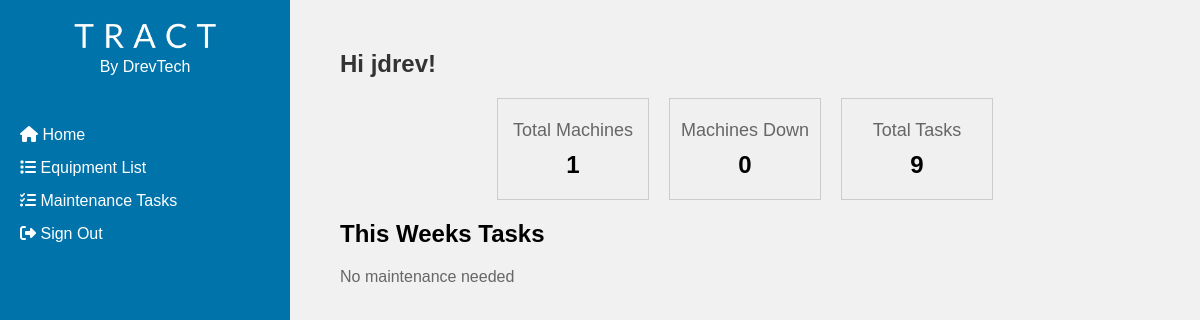
The app's page / (signed in), older data.
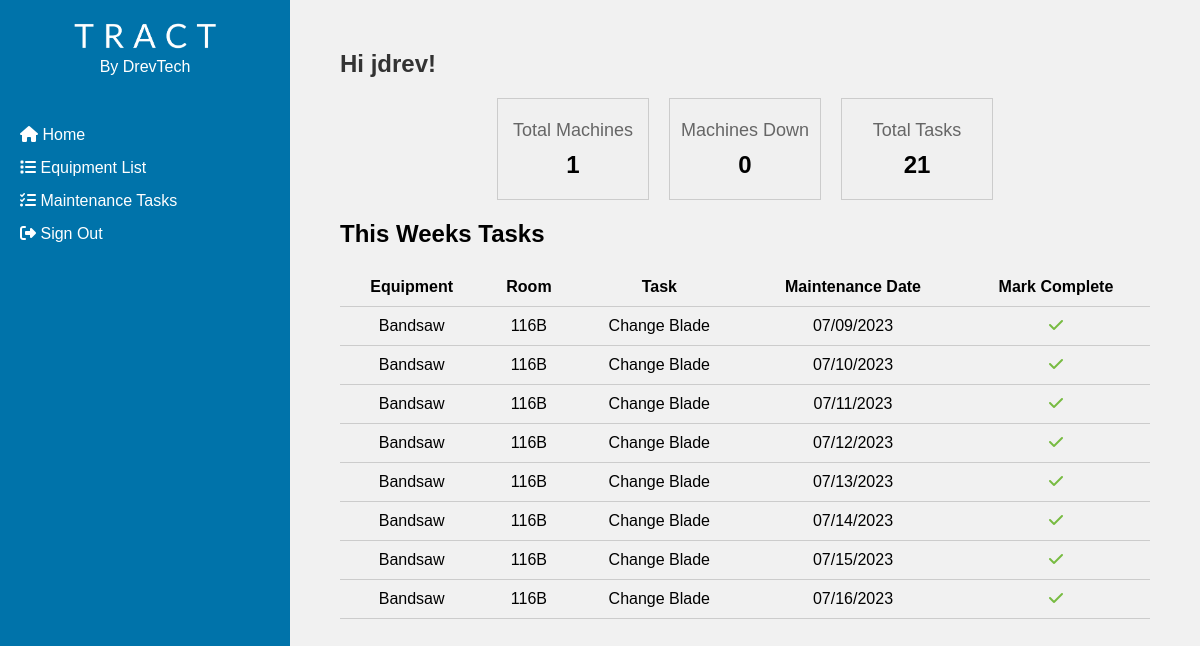
The same page, newer data.
### models.py (models this page shows, shortened)
class MaintenanceTask(Base):
    __tablename__ = 'maintenance_task'
    id = Column(Integer, primary_key=True)
    equipment_id = Column(Integer, ForeignKey('equipment.id'), nullable=False)
    description = Column(String(200), nullable=False)
    next_date = Column(DateTime, nullable=False)
    equipment = relationship('Equipment', backref=backref('maintenance_tasks', lazy=True))
    frequency = Column(String(20))
    occurrence = Column(Integer)

class Equipment(Base):
    __tablename__ = 'equipment'
    id = Column(Integer, primary_key=True)
    name = Column(String(80), nullable=False)
    room = Column(String(80), nullable=False)
    barcode = Column(String(120), unique=True, nullable=False)
    manual_id = Column(Integer, ForeignKey('manual.id'), nullable=True)
    is_active = Column(Boolean, default=True, nullable=True)

### app.py (the view)
    @app.route('/')
    @login_required
    def home():
        total_machines = Equipment.query.count()
        total_tasks = MaintenanceTask.query.count()
        total_active_machines = Equipment.query.filter_by(is_active=True).count()
        today = datetime.now().date()
        one_week_from_now = today + timedelta(days=7)
        upcoming_tasks = MaintenanceTask.query.filter(
            MaintenanceTask.next_date >= today,
            MaintenanceTask.next_date <= one_week_from_now
        ).order_by(MaintenanceTask.next_date.asc()).limit(10).all()
        return render_template('home.html', total_machines=total_machines, total_active_machines=total_active_machines, total_tasks=total_tasks, upcoming_tasks=upcoming_tasks)

### templates/home.html (shortened to what this page needs)
<!DOCTYPE html>
{% from 'wtf.html' import csrf_token %}
<html>
<head>
</head>
<body>
    {% extends 'basee.html' %}
    {% block content %}
    <div class="squeeze">
        {% if current_user.is_authenticated %}
        <h1>Hi {{ current_user.username }}!</h1>
        {% endif %}
        <div class="box-container">
            <a class="no-style-link" href="{{ url_for('list_equipment') }}">
                <div class="box">
                    <p>Total Machines</p>
                    <h2>{{ total_machines }}</h2>
                </div>
            </a>
            <div class="box">
                <p>Machines Down</p>
                <h2>{{ total_machines - total_active_machines }}</h2>
            </div>
            <a class="no-style-link" href="{{ url_for('list_maintenance') }}">
            <div class="box">
                <p>Total Tasks</p>
                <h2>{{ total_tasks }}</h2>
            </div>
        </a>
        </div>
        <div class="upcoming-tasks">
            <h2>This Weeks Tasks</h2>
            {% if upcoming_tasks %}
            <table>
                <thead>
                    <tr>
                        <th>Equipment</th>
                        <th>Room</th>
                        <th>Task</th>
                        <th>Maintenance Date</th>
                        <th>Mark Complete</th>
                    </tr>
                </thead>
                <tbody>
                    {% for task in upcoming_tasks %}
                    <tr>
                        <td>{{ task.equipment.name }}</td>
                        <td>{{ task.equipment.room }}</td>
                        <td>{{ task.description }}</td>
                        <td>{{ task.next_date.strftime('%m/%d/%Y') }}</td>
                        <td>
                            <form action="{{ url_for('delete_maintenance', id=task.id, redirect_route='home') }}" method="post" style="display: inline-block;">
                                <button type="submit" style="background: none; border: none; padding: 0; font-size: inherit;">
                                    <i class="fas fa-check" style="color: #77bb41;"></i>
                                </button>
                            </form>
                        </td>
                    </tr>
                    {% endfor %}
                </tbody>
            </table>
            {% else %}
            <p>No maintenance needed</p>
            {% endif %}
        </div>
    </div>
    {% endblock %}

Row changes from the older to the newer data that the page shows:
added MaintenanceTask: equipment.name "Bandsaw", equipment.room "116B", description "Change Blade", next_date "07/09/2023"
added MaintenanceTask: equipment.name "Bandsaw", equipment.room "116B", description "Change Blade", next_date "07/10/2023"
added MaintenanceTask: equipment.name "Bandsaw", equipment.room "116B", description "Change Blade", next_date "07/11/2023"
added MaintenanceTask: equipment.name "Bandsaw", equipment.room "116B", description "Change Blade", next_date "07/12/2023"
added MaintenanceTask: equipment.name "Bandsaw", equipment.room "116B", description "Change Blade", next_date "07/13/2023"
added MaintenanceTask: equipment.name "Bandsaw", equipment.room "116B", description "Change Blade", next_date "07/14/2023"
added MaintenanceTask: equipment.name "Bandsaw", equipment.room "116B", description "Change Blade", next_date "07/15/2023"
added MaintenanceTask: equipment.name "Bandsaw", equipment.room "116B", description "Change Blade", next_date "07/16/2023"
Text that changed along with them:
{{ total_tasks }}: "9" → "21"
text no longer shown: "No maintenance needed"
text now shown: "Equipment Room Task Maintenance Date Mark Complete"
